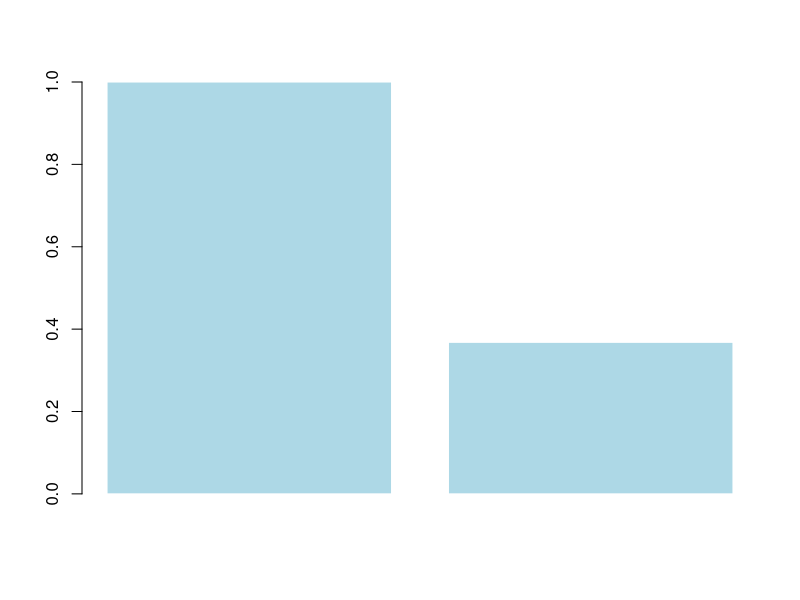
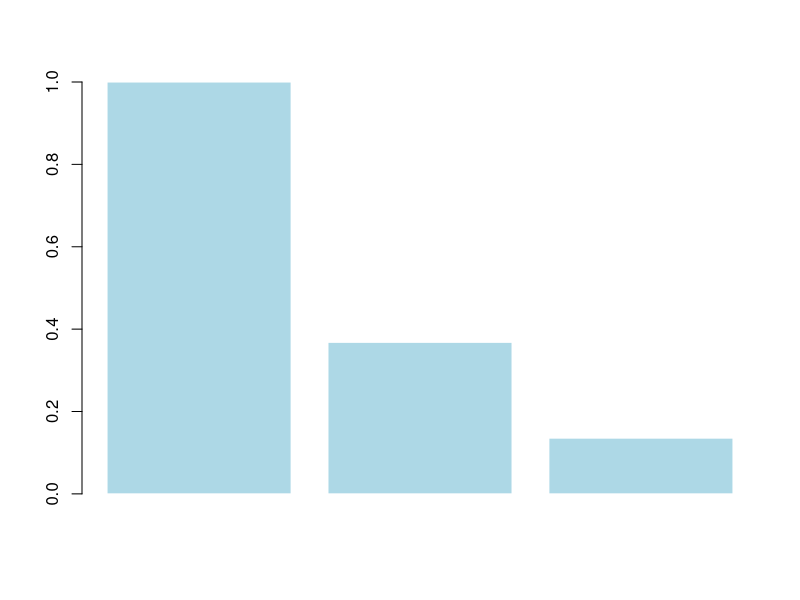
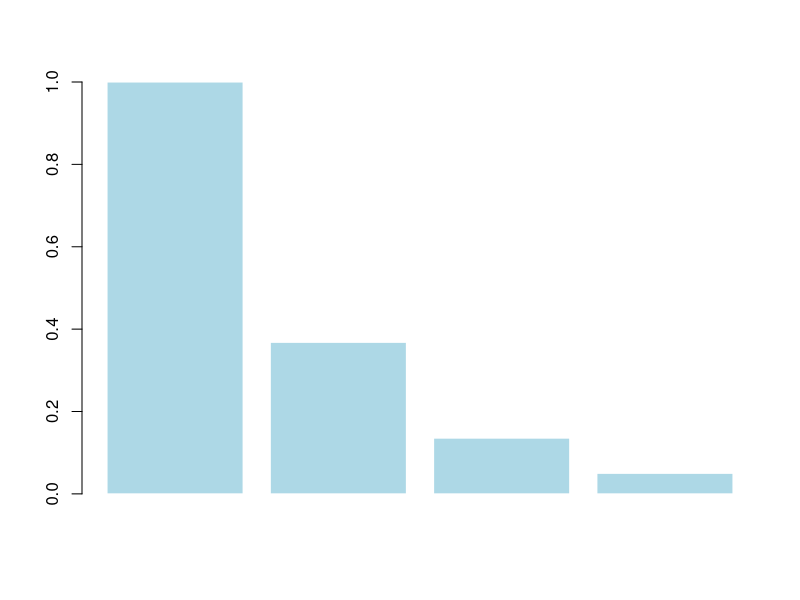
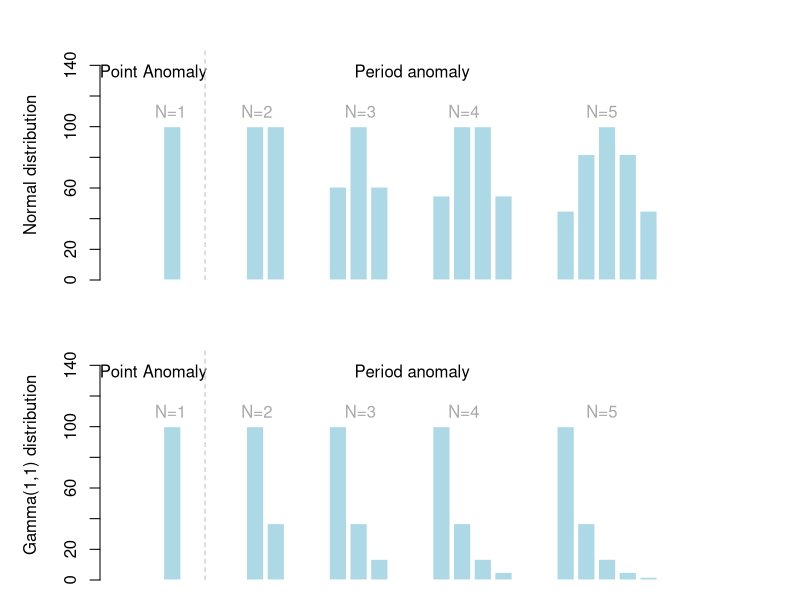

The R script that drew these images, in order:

mu = 100
n = c(2:5)
point = mu


prob.normal = list()
max.normal = c()
for (i in 1:length(n)){
  prob.normal[[i]] = dnorm(1:n[i], mean = (1+n[i])/2, sd = sd(c(1:n[i])))
  max.normal[i] = max(prob.normal[[i]],na.rm = T)
  prob.normal[[i]] = prob.normal[[i]]/max.normal[i]
}
prob.normal
max.normal

dnorm(1:2, mean = (1+2)/2, sd=sd(c(1:2)))


prob.gamma = list()
max.gamma = c()
for (i in 1:length(n)){
  prob.gamma[[i]]= dgamma(1:n[i], shape=1, rate = 1)
  max.gamma[i] = max(prob.gamma[[i]],na.rm = T)
  prob.gamma[[i]] = prob.gamma[[i]]/max.gamma[i]
}

prob.gamma
max.gamma

dgamma(1:2, shape=2, rate = 2)

barplot(prob.gamma[[1]],col="lightblue",border=F)
barplot(prob.gamma[[2]],col="lightblue",border=F)
barplot(prob.gamma[[3]],col="lightblue",border=F)


count.normal = list()
count.gamma = list()
for (i in 1:length(n)){
count.normal[[i]] = prob.normal[[i]]*mu
count.gamma[[i]] = prob.gamma[[i]]*mu
}
count.normal
count.gamma

length = (sum(1:5)+2 + 2*5)
x = 1:length 
normal.y = rep(0,length)
gamma.y = rep(0,length)

location = c(3,7,8,11,12,13,16,17,18,19,22,23,24,25,26)
  
normal.y[location] = c(mu,unlist(count.normal))
 gamma.y[location] = c(mu,unlist(count.gamma ))

par(mfrow=c(2,1))
par(mai=c(0.2,1,0.5,1))

barplot(normal.y,col="lightblue",border=F,ylab = "Normal distribution",ylim = c(0,150))
text(c(2,17),rep(135,2),c("Point Anomaly","Period anomaly"))
text(c(3,8,14,20,28),rep(110,5),c("N=1","N=2","N=3","N=4","N=5"),col="darkgrey")
abline(v=5,col="grey",lty = 2)

barplot(gamma.y,col="lightblue",border=F, ylab = "Gamma(1,1) distribution",ylim = c(0,150))
text(c(2,17),rep(135,2),c("Point Anomaly","Period anomaly"))
text(c(3,8,14,20,28),rep(110,5),c("N=1","N=2","N=3","N=4","N=5"),col="darkgrey")
abline(v=5,col="grey",lty = 2)

par(mfrow=c(1,1))
par(mai=c(1,1,1,1))
